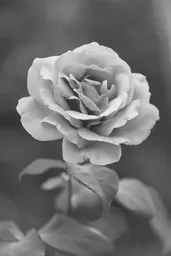
#> input picture flower-gs.webp, 171 x 256 px, shrunk from 500 x 750 before the run
$ python kmeans.py flower-gs.webp 3
#> lines starting #> are read from the running program, lines starting #| are printed output that depends on the picture
from PIL import Image
import numpy as np
import sys

rng = np.random.default_rng()

# given a pixel and array of means, output the index of the mean with the closest color to the pixel
def argmindist(pixel, centroids, k):
	d_min, index = np.inf, 0
	for i in range(k):
		dist = 0
		for j in range(3):
			dist += (pixel[j] - centroids[i,j])**2 # no need to take the square root overall, because minimizing x^2 is the same as minimizing |x|
		if dist < d_min:
			d_min = dist
			index = i

	return index

# this function will take an array of pixels shape (N, 3) where N = number of pixels
# will output a numpy array shape (k,3) representing the k means and their RGB vals
def kmeans(img_arr, k):
	N, _ = img_arr.shape
	i = 0
	centroids = rng.integers(low=0, high=255, size=(k, 3)) # one array for each RGB value
	while 1:
		i += 1
		print("iteration: %d" % (i))

		new_centroids = np.zeros((k, 3))
		cluster_size = np.zeros(k)
		for pixel in img_arr:
			index = argmindist(pixel, centroids, k)
			new_centroids[index] += pixel # add the pixel's RGB vals to the new centroids array
			cluster_size[index] += 1

		for j in range(k):
			# if there are no nodes in a cluster, reinitialize the cluster to a random node
			if cluster_size[j] == 0:
				new_centroids[j] = rng.integers(low=0,high=255,size=(1,3))
			else:
				for c in range(3):
					new_centroids[j,c] = (new_centroids[j,c] / cluster_size[j]).astype(np.uint8)

		if np.all((centroids-new_centroids)**2 < 32):
			return new_centroids
		centroids = new_centroids


def kmeans_img(img_arr, k):
	# reshape from (X, Y, 3) a 2D array of pixels into (N, 3) a simple array of pixels
	X,Y,_ = img_arr.shape
	img_arr = np.reshape(img_arr, (-1, 3))

	centroids = kmeans(img_arr, k)

	new_img_arr = np.empty(img_arr.shape)
	for i in range(img_arr.shape[0]):
		new_img_arr[i] = centroids[argmindist(img_arr[i], centroids, k)]

	new_img = Image.fromarray(np.reshape(new_img_arr, (X,Y,3)).astype(np.uint8))
	return new_img

if __name__ == '__main__':
	try:
		fname = sys.argv[1].split('.')
		k = int(sys.argv[2])
	except(IndexError):
		print("Usage: python kmeans.py <filename> k")
		exit(0)

	title = fname[0]

	img = Image.open(sys.argv[1])
#> img is the input picture: PIL image 171x256 RGB; mean R, G, B 112.3, 112.3, 112.3
	img_arr = np.array(img)

	new_img = kmeans_img(img_arr, k)
#> in kmeans_img, `centroids = kmeans(img_arr, k)`: centroids = [[196, 196, 196], [82, 82, 82], [139, 139, 139]]
#> in kmeans_img, `new_img = Image.fromarray(np.reshape(new_img_arr, (X,Y,3)).astype(np.u..`:
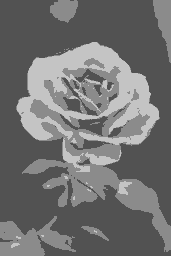
#> new_img: PIL image 171x256 RGB; min 82, max 196, mean 113.3
	new_img.save(title + "-kmeans.webp")
